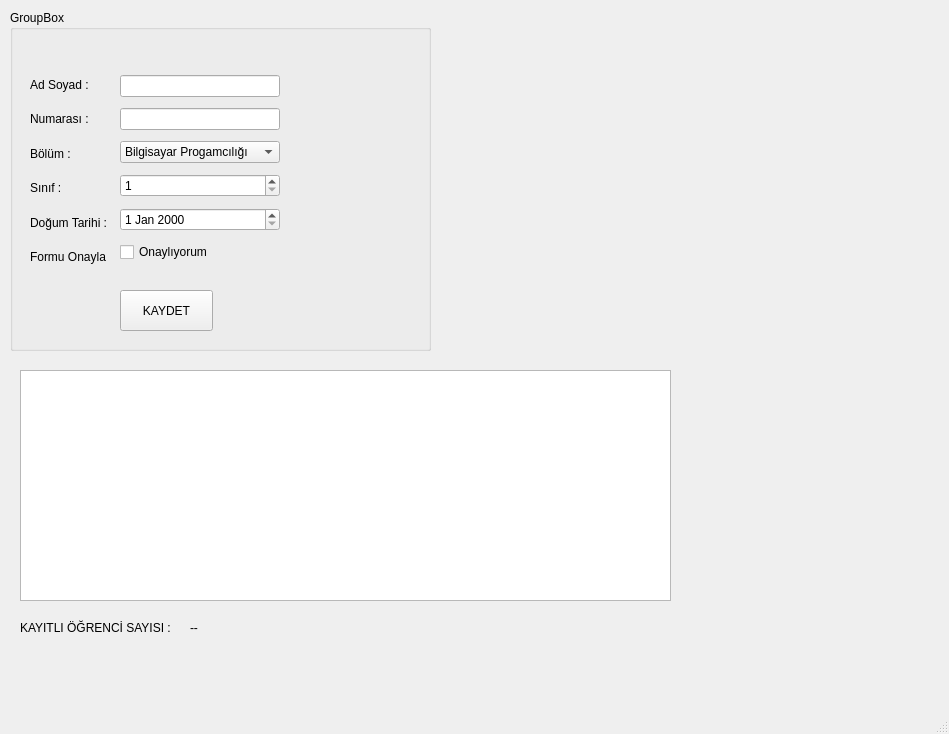
<?xml version="1.0" encoding="UTF-8"?>
<ui version="4.0">
 <class>MainWindow</class>
 <widget class="QMainWindow" name="MainWindow">
  <property name="geometry">
   <rect>
    <x>0</x>
    <y>0</y>
    <width>949</width>
    <height>734</height>
   </rect>
  </property>
  <property name="windowTitle">
   <string>MainWindow</string>
  </property>
  <widget class="QWidget" name="centralwidget">
   <widget class="QGroupBox" name="groupBox">
    <property name="geometry">
     <rect>
      <x>10</x>
      <y>10</y>
      <width>421</width>
      <height>341</height>
     </rect>
    </property>
    <property name="title">
     <string>GroupBox</string>
    </property>
    <widget class="QWidget" name="verticalLayoutWidget">
     <property name="geometry">
      <rect>
       <x>20</x>
       <y>60</y>
       <width>88</width>
       <height>201</height>
      </rect>
     </property>
     <layout class="QVBoxLayout" name="verticalLayout">
      <item>
       <widget class="QLabel" name="lbl_ad_soyad">
        <property name="text">
         <string>Ad Soyad :</string>
        </property>
       </widget>
      </item>
      <item>
       <widget class="QLabel" name="lbl_number">
        <property name="text">
         <string>Numarası :</string>
        </property>
       </widget>
      </item>
      <item>
       <widget class="QLabel" name="lbl_bolum">
        <property name="text">
         <string>Bölüm :</string>
        </property>
       </widget>
      </item>
      <item>
       <widget class="QLabel" name="lbl_sinif">
        <property name="text">
         <string>Sınıf :</string>
        </property>
       </widget>
      </item>
      <item>
       <widget class="QLabel" name="lbl_dogum_tarihi">
        <property name="text">
         <string>Doğum Tarihi :</string>
        </property>
       </widget>
      </item>
      <item>
       <widget class="QLabel" name="lbl_onay">
        <property name="text">
         <string>Formu Onayla</string>
        </property>
       </widget>
      </item>
     </layout>
    </widget>
    <widget class="QWidget" name="verticalLayoutWidget_2">
     <property name="geometry">
      <rect>
       <x>110</x>
       <y>60</y>
       <width>160</width>
       <height>201</height>
      </rect>
     </property>
     <layout class="QVBoxLayout" name="verticalLayout_2">
      <item>
       <widget class="QLineEdit" name="txt_ad_soyad"/>
      </item>
      <item>
       <widget class="QLineEdit" name="txt_number"/>
      </item>
      <item>
       <widget class="QComboBox" name="cmb_bolum">
        <item>
         <property name="text">
          <string>Bilgisayar Progamcılığı</string>
         </property>
        </item>
        <item>
         <property name="text">
          <string>Elektrik ve Elektronik </string>
         </property>
        </item>
        <item>
         <property name="text">
          <string>Turizm</string>
         </property>
        </item>
        <item>
         <property name="text">
          <string>Mekatronik</string>
         </property>
        </item>
       </widget>
      </item>
      <item>
       <widget class="QSpinBox" name="spnb_sinif">
        <property name="minimum">
         <number>1</number>
        </property>
        <property name="maximum">
         <number>4</number>
        </property>
       </widget>
      </item>
      <item>
       <widget class="QDateEdit" name="dt_dogum_Tarihi"/>
      </item>
      <item>
       <widget class="QCheckBox" name="checkBox">
        <property name="text">
         <string>Onaylıyorum</string>
        </property>
       </widget>
      </item>
     </layout>
    </widget>
    <widget class="QPushButton" name="btn_kaydet">
     <property name="geometry">
      <rect>
       <x>110</x>
       <y>280</y>
       <width>93</width>
       <height>41</height>
      </rect>
     </property>
     <property name="text">
      <string>KAYDET</string>
     </property>
    </widget>
   </widget>
   <widget class="QTableView" name="tableView">
    <property name="geometry">
     <rect>
      <x>20</x>
      <y>370</y>
      <width>651</width>
      <height>231</height>
     </rect>
    </property>
   </widget>
   <widget class="QLabel" name="lbl_kayitli_ogrenci">
    <property name="geometry">
     <rect>
      <x>20</x>
      <y>620</y>
      <width>161</width>
      <height>16</height>
     </rect>
    </property>
    <property name="text">
     <string>KAYITLI ÖĞRENCİ SAYISI :</string>
    </property>
   </widget>
   <widget class="QLabel" name="lbl_kayitl_ogrenci_sayisi">
    <property name="geometry">
     <rect>
      <x>190</x>
      <y>620</y>
      <width>131</width>
      <height>16</height>
     </rect>
    </property>
    <property name="text">
     <string>--</string>
    </property>
   </widget>
  </widget>
  <widget class="QMenuBar" name="menubar">
   <property name="geometry">
    <rect>
     <x>0</x>
     <y>0</y>
     <width>949</width>
     <height>26</height>
    </rect>
   </property>
  </widget>
  <widget class="QStatusBar" name="statusbar"/>
 </widget>
 <resources/>
 <connections/>
</ui>
